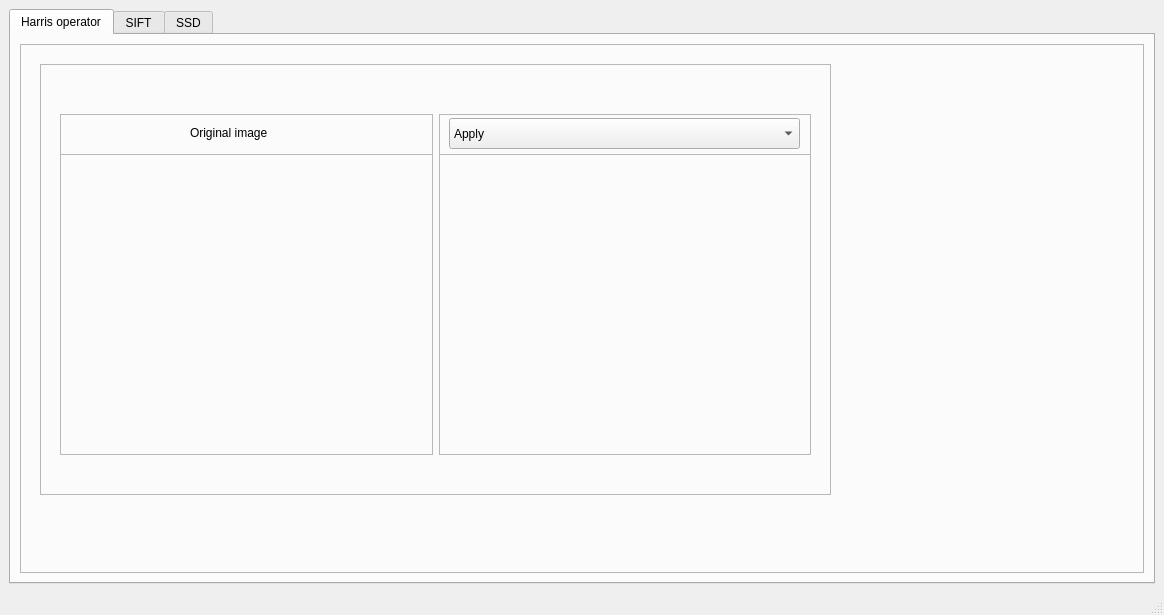
<?xml version="1.0" encoding="UTF-8"?>
<ui version="4.0">
 <class>MainWindow</class>
 <widget class="QMainWindow" name="MainWindow">
  <property name="geometry">
   <rect>
    <x>0</x>
    <y>0</y>
    <width>1164</width>
    <height>615</height>
   </rect>
  </property>
  <property name="windowTitle">
   <string>MainWindow</string>
  </property>
  <widget class="QWidget" name="centralwidget">
   <layout class="QHBoxLayout" name="horizontalLayout">
    <item>
     <widget class="QTabWidget" name="tabWidget">
      <property name="currentIndex">
       <number>0</number>
      </property>
      <widget class="QWidget" name="tab">
       <attribute name="title">
        <string>Harris operator</string>
       </attribute>
       <layout class="QHBoxLayout" name="horizontalLayout_2">
        <item>
         <widget class="QFrame" name="frame_3">
          <property name="frameShape">
           <enum>QFrame::StyledPanel</enum>
          </property>
          <property name="frameShadow">
           <enum>QFrame::Raised</enum>
          </property>
          <widget class="QFrame" name="frame_6">
           <property name="geometry">
            <rect>
             <x>20</x>
             <y>20</y>
             <width>791</width>
             <height>431</height>
            </rect>
           </property>
           <property name="frameShape">
            <enum>QFrame::StyledPanel</enum>
           </property>
           <property name="frameShadow">
            <enum>QFrame::Raised</enum>
           </property>
           <widget class="QWidget" name="layoutWidget">
            <property name="geometry">
             <rect>
              <x>20</x>
              <y>90</y>
              <width>751</width>
              <height>301</height>
             </rect>
            </property>
            <layout class="QHBoxLayout" name="horizontalLayout_4">
             <item>
              <widget class="QFrame" name="frame_4">
               <property name="frameShape">
                <enum>QFrame::StyledPanel</enum>
               </property>
               <property name="frameShadow">
                <enum>QFrame::Raised</enum>
               </property>
               <widget class="QLabel" name="original">
                <property name="geometry">
                 <rect>
                  <x>10</x>
                  <y>10</y>
                  <width>351</width>
                  <height>281</height>
                 </rect>
                </property>
                <property name="text">
                 <string/>
                </property>
               </widget>
              </widget>
             </item>
             <item>
              <widget class="QFrame" name="frame_5">
               <property name="frameShape">
                <enum>QFrame::StyledPanel</enum>
               </property>
               <property name="frameShadow">
                <enum>QFrame::Raised</enum>
               </property>
               <widget class="PlotWidget" name="image" native="true">
                <property name="geometry">
                 <rect>
                  <x>4</x>
                  <y>10</y>
                  <width>361</width>
                  <height>281</height>
                 </rect>
                </property>
                <property name="maximumSize">
                 <size>
                  <width>475</width>
                  <height>16777215</height>
                 </size>
                </property>
               </widget>
              </widget>
             </item>
            </layout>
           </widget>
           <widget class="QWidget" name="layoutWidget">
            <property name="geometry">
             <rect>
              <x>20</x>
              <y>50</y>
              <width>751</width>
              <height>41</height>
             </rect>
            </property>
            <layout class="QHBoxLayout" name="horizontalLayout_3">
             <item>
              <widget class="QFrame" name="frame">
               <property name="frameShape">
                <enum>QFrame::StyledPanel</enum>
               </property>
               <property name="frameShadow">
                <enum>QFrame::Raised</enum>
               </property>
               <widget class="QLabel" name="label_2">
                <property name="geometry">
                 <rect>
                  <x>130</x>
                  <y>10</y>
                  <width>101</width>
                  <height>17</height>
                 </rect>
                </property>
                <property name="text">
                 <string>Original image</string>
                </property>
               </widget>
              </widget>
             </item>
             <item>
              <widget class="QFrame" name="frame_2">
               <property name="frameShape">
                <enum>QFrame::StyledPanel</enum>
               </property>
               <property name="frameShadow">
                <enum>QFrame::Raised</enum>
               </property>
               <widget class="QComboBox" name="comboBox">
                <property name="geometry">
                 <rect>
                  <x>10</x>
                  <y>4</y>
                  <width>351</width>
                  <height>31</height>
                 </rect>
                </property>
                <item>
                 <property name="text">
                  <string>Apply</string>
                 </property>
                </item>
                <item>
                 <property name="text">
                  <string>Harris Operator</string>
                 </property>
                </item>
               </widget>
              </widget>
             </item>
            </layout>
           </widget>
          </widget>
         </widget>
        </item>
       </layout>
      </widget>
      <widget class="QWidget" name="tab_2">
       <attribute name="title">
        <string>SIFT</string>
       </attribute>
      </widget>
      <widget class="QWidget" name="tab_3">
       <attribute name="title">
        <string>SSD</string>
       </attribute>
      </widget>
     </widget>
    </item>
   </layout>
  </widget>
  <widget class="QMenuBar" name="menubar">
   <property name="geometry">
    <rect>
     <x>0</x>
     <y>0</y>
     <width>1164</width>
     <height>22</height>
    </rect>
   </property>
  </widget>
  <widget class="QStatusBar" name="statusbar"/>
 </widget>
 <customwidgets>
  <customwidget>
   <class>PlotWidget</class>
   <extends>QWidget</extends>
   <header>pyqtgraph</header>
   <container>1</container>
  </customwidget>
 </customwidgets>
 <resources/>
 <connections/>
</ui>
